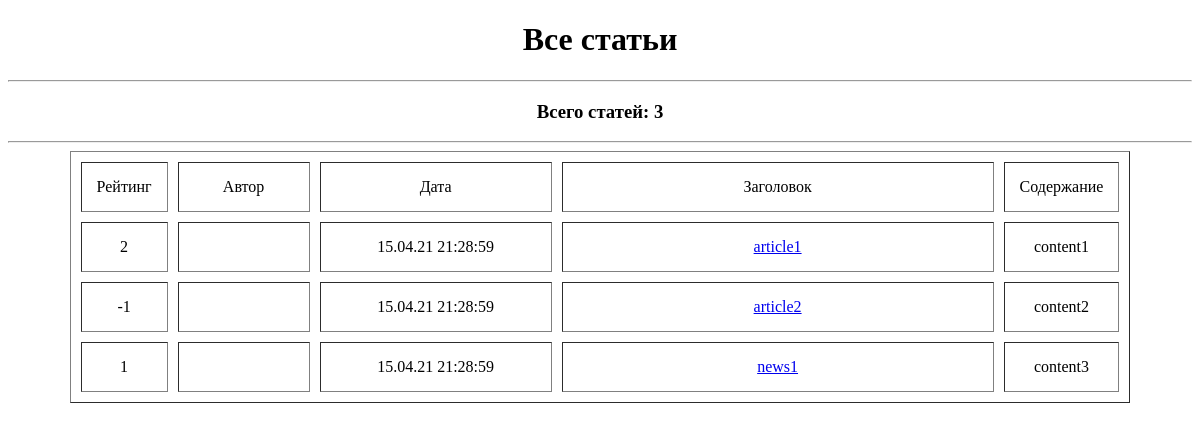
The page /news/ on the database as committed earlier.
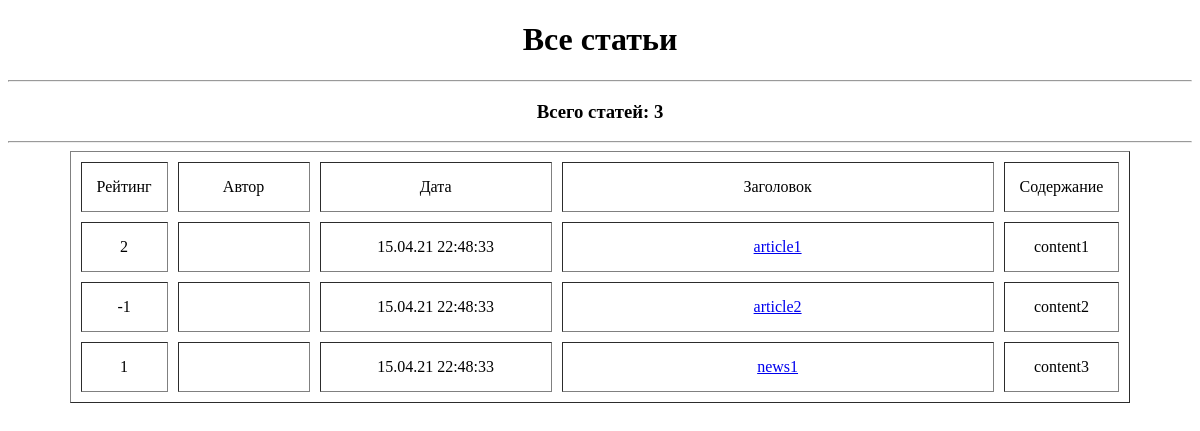
The same page on the database as committed later.
### news/models.py (models this page shows, shortened)
class Post(models.Model):
    authorID = models.ForeignKey(Author, on_delete=models.CASCADE, related_name='authorposts')
    type = models.CharField(max_length=2, choices=CONTENT, default='NW')
    createdAt = models.DateTimeField(auto_now_add=True)
    heading = models.CharField(max_length=255)
    content = models.TextField()
    rating = models.IntegerField(default=0)
    categories = models.ManyToManyField(Category, through='PostCategory')

### news/views.py (the view)
# urls.py: path('', PostList.as_view()),
class PostList(ListView):
    model = Post
    template_name = 'posts.html'
    context_object_name = 'posts'
    queryset = Post.objects.order_by('createdAt')

### news/templatetags/custom_filters.py (called while the page is built)
@register.filter(name='Censor')
def Censor(value):
    res = value
    if isinstance(value, str):
        for word in bad_words:
            res = str(res).replace(word, '***')
        return res

### templates/posts.html (shortened to what this page needs)
{% extends 'default.html' %}
{% load custom_filters %}
{% block content %}
<h1 style="text-align: center;">Все статьи</h1>
<hr>
<h3 style="text-align: center;">Всего статей: {{ posts|length }}</h3>
<hr>
    {% if posts %}
    <table align="center" cellspacing="10" border="1" cellpadding="15">
        <tr align="center">
            <td width="30">Рейтинг</td>
            <td width="100">Автор</td>
            <td width="200">Дата</td>
            <td width="400">Заголовок</td>
            <td>Содержание</td>
        </tr>
        {% for post in posts %}
        <tr align="center">
            <td width="30">{{ post.rating }}</td>
            <td width="100">{{ post.authorID.userID.last_name }} {{ post.authorID.userID.first_name }}</td>
            <td width="200">{{ post.createdAt|date:"d.m.y H:i:s" }}</td>
            <td width="400"><a href="{{ post.pk }}">{{ post.heading|Censor }}</a></td>
            <td>{{ post.content|truncatechars:50|Censor }}</td>
        </tr>
        {% endfor %}
    </table>
    {% else %}
        <h3 style="text-align: center;">Нет статей</h3>
    {% endif %}
{% endblock content %}

Rows that differ between the two databases and show on the page:
removed Post: rating "2", createdAt "15.04.21 21:28:59", heading|Censor "article1", content|Censor "content1"
removed Post: rating "-1", createdAt "15.04.21 21:28:59", heading|Censor "article2", content|Censor "content2"
removed Post: rating "1", createdAt "15.04.21 21:28:59", heading|Censor "news1", content|Censor "content3"
added Post: rating "2", createdAt "15.04.21 22:48:33", heading|Censor "article1", content|Censor "content1"
added Post: rating "-1", createdAt "15.04.21 22:48:33", heading|Censor "article2", content|Censor "content2"
added Post: rating "1", createdAt "15.04.21 22:48:33", heading|Censor "news1", content|Censor "content3"
